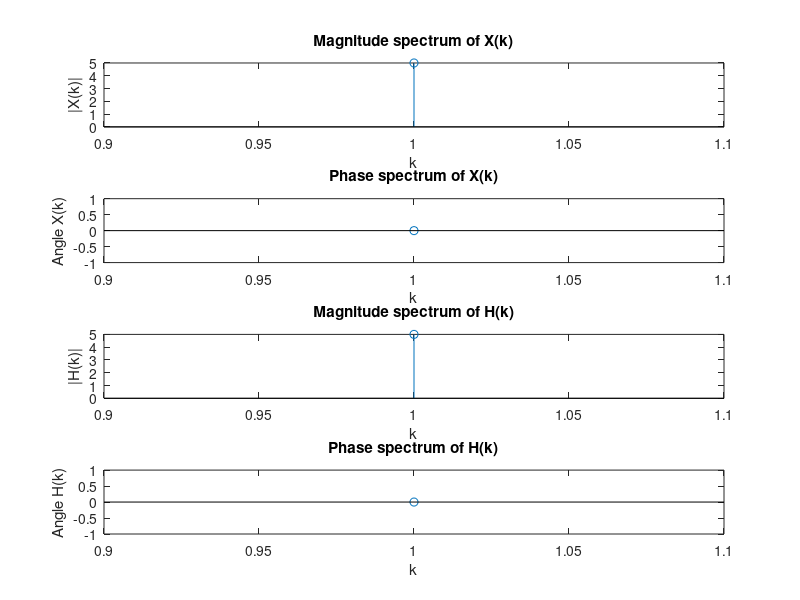
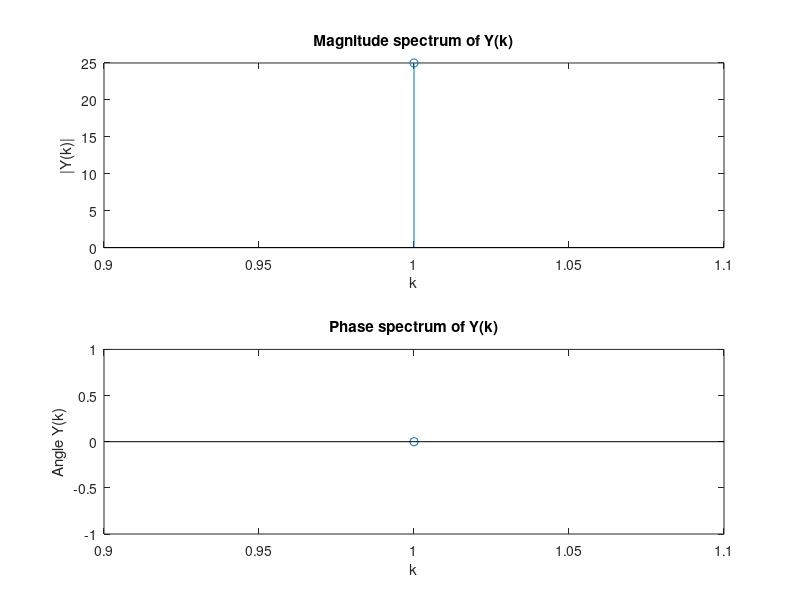

Recreate these plots in MATLAB, in order.
clc;
clear all;
close all;
disp('SK. Tanzir Mehedi Shawon');
disp('IT-14012');
disp('Department of ICT, MBSTU');
disp('Group-01');
disp('6(c) Linear Convolution using radix-2 DIT FFT');

x=input('Input sequence of x(n): ');
h=input('Input sequence of h(n): ');

length_x=length(x);
length_h=length(h);

N=length_x+length_h-1;

new_x=[x zeros(1,N-length_x)];   % Create a 1-by- (N-length_x) vector
new_h=[h zeros(1,N-length_h)];

W=zeros(N,N);
for n=0:N-1
    for k=0:N-1
        W(n+1,k+1)=exp(-i*2*pi*n*k/N);
    end;
end;

X=W*transpose(new_x);  %Transpose example: new_x.'
H=W*transpose(new_h);   

disp('DIT of 1st sequence is: ');
disp(transpose(X));

disp('DIT of 2nd sequence is: ');
disp(transpose(H));

figure;
subplot(4,1,1);
stem(abs(X)); 
title('Magnitude spectrum of X(k)');
ylabel('|X(k)|');
xlabel('k');

subplot(4,1,2);
stem(angle(X)); 
title('Phase spectrum of X(k)');
ylabel('Angle X(k)');
xlabel('k');

subplot(4,1,3);
stem(abs(H)); 
title('Magnitude spectrum of H(k)');
ylabel('|H(k)|');
xlabel('k');

subplot(4,1,4);
stem(angle(H)); 
title('Phase spectrum of H(k)');
ylabel('Angle H(k)');
xlabel('k');

YY=times(X,H); % Array multiply example X.*H
w=zeros(N,N);

for n=0:N-1
    for k=0:N-1
        w(n+1,k+1)=exp(i*2*pi*n*k/N);
    end;
end;

C=w*YY;
Y=C/N;

disp('Convolved Sequence');
disp(transpose(Y));

figure;
subplot(2,1,1);
stem(abs(Y)); 
title('Magnitude spectrum of Y(k)');
ylabel('|Y(k)|');
xlabel('k');

subplot(2,1,2);
stem(angle(Y)); 
title('Phase spectrum of Y(k)');
ylabel('Angle Y(k)');
xlabel('k');